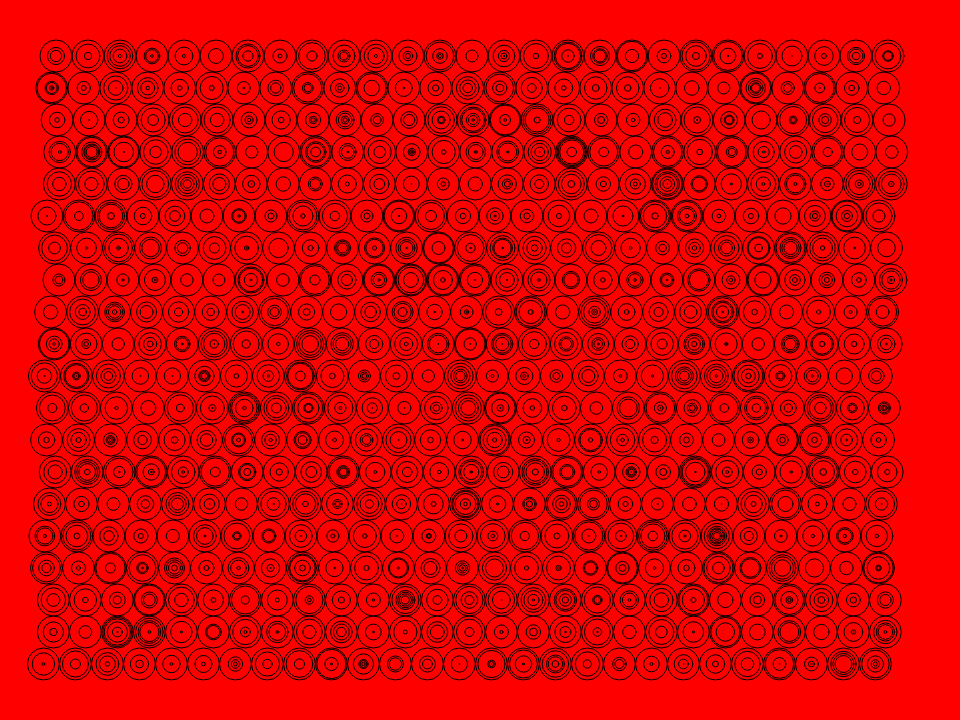
Frame 1 (no input)
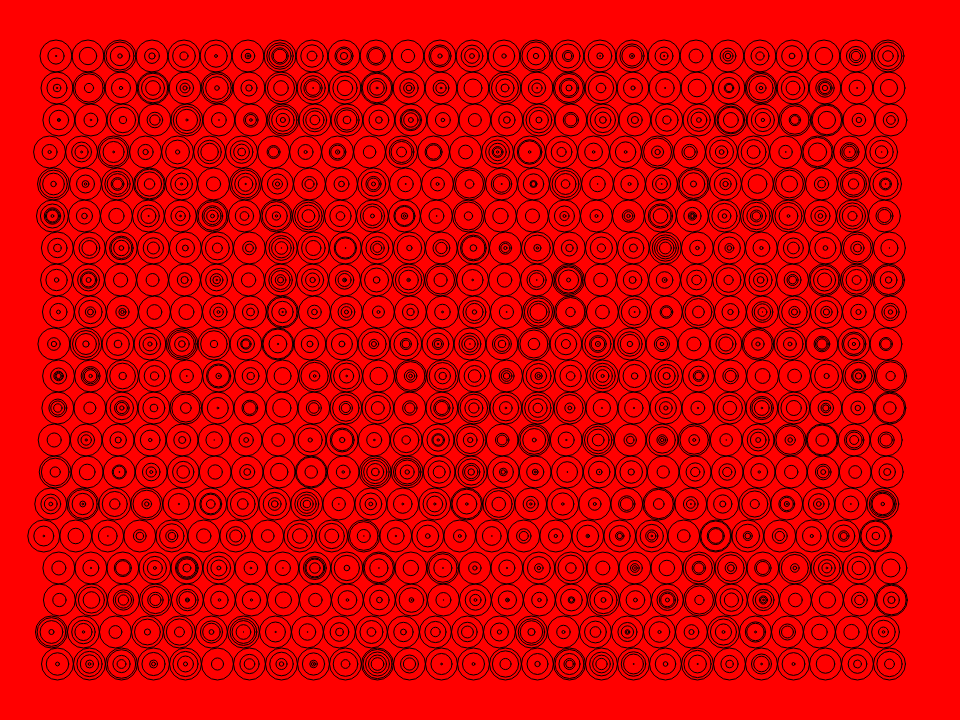
Frame 2 (the mouse pressed at the canvas centre, redrawn once)

The p5.js sketch that drew these frames (run headless with seeded random() and noise() and a simulated clock; the mouse was pressed at the canvas centre and the sketch redrawn once):

// p5.js sketch
// ── sketch.js
var cSize = 720; //create canvas size for paper with this variable

function setup() {
  createCanvas(cSize + cSize/3, cSize);//canvas size is set to 4:3 ratio for 18 x 24 paper
  noFill();
  ellipseMode(CENTER);

}

function draw() {

  background(255,0,0);

  var windowPad = 40; //padding around circle array
  var windowPane = (cSize - 2 * windowPad); //size of window in pixels
  var num = 20; //circles in array x,y direction

  var sizeCirc = windowPane / num //size of individual circle in the array

  var r = sizeCirc / 2;//radius of circle

  translate(windowPad, windowPad) - r; //starting point of window

    for (var y = r; y < num * sizeCirc; y = y + sizeCirc) { //repeat circle row in the y direction
      for (var x = r; x < (num * sizeCirc) + (num * sizeCirc)/3; x = x + sizeCirc) { //repeat circle in the x direction
        for (var w = sizeCirc; w > 0; w = w - r) {//creates concentric circles and resets random radius
         ellipse(x, y, w, w);
          r = random(2, 20);
         }
      }
    }

  noLoop();

}
